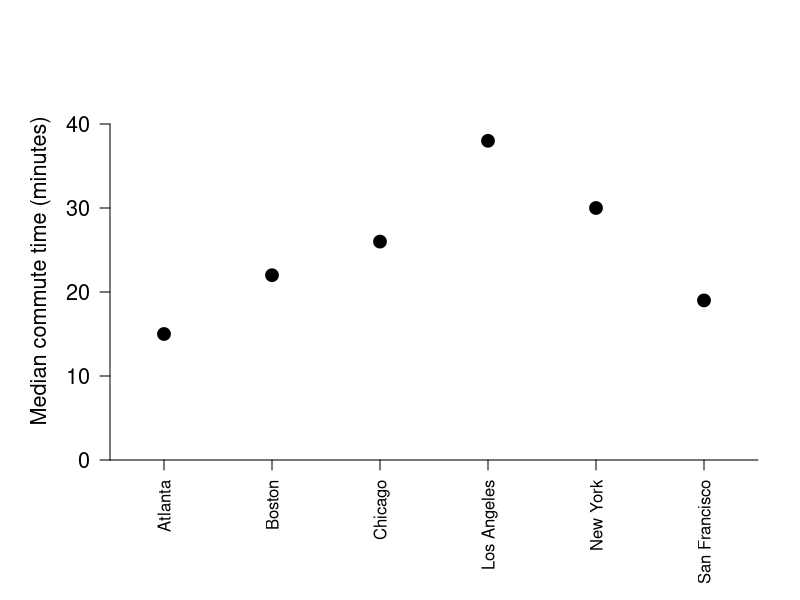
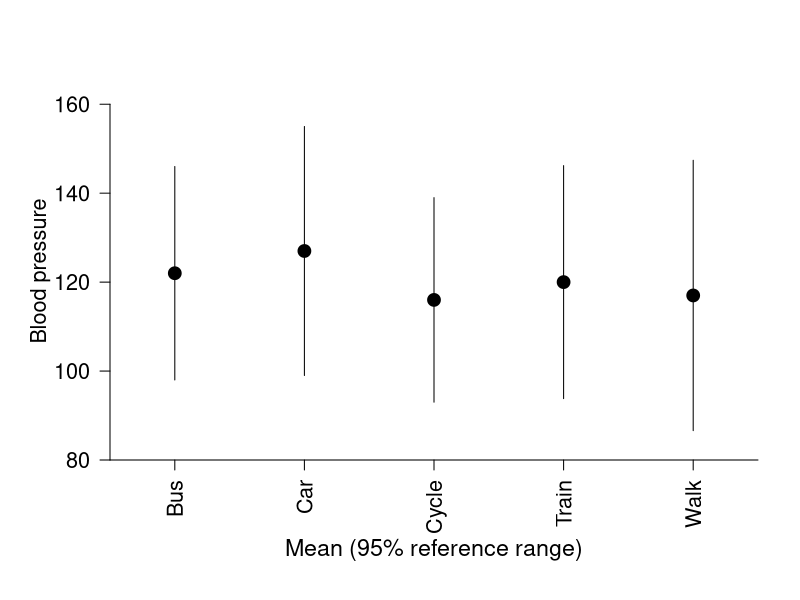

Reproduce these figures in R, in order.
############################################################################
# This is free and unencumbered software released into the public domain.
#
# Anyone is free to copy, modify, publish, use, compile, sell, or
# distribute this software, either in source code form or as a compiled
# binary, for any purpose, commercial or non-commercial, and by any
# means.
#
# In jurisdictions that recognize copyright laws, the author or authors
# of this software dedicate any and all copyright interest in the
# software to the public domain. We make this dedication for the benefit
# of the public at large and to the detriment of our heirs and
# successors. We intend this dedication to be an overt act of
# relinquishment in perpetuity of all present and future rights to this
# software under copyright law.
#
# THE SOFTWARE IS PROVIDED "AS IS", WITHOUT WARRANTY OF ANY KIND,
# EXPRESS OR IMPLIED, INCLUDING BUT NOT LIMITED TO THE WARRANTIES OF
# MERCHANTABILITY, FITNESS FOR A PARTICULAR PURPOSE AND NONINFRINGEMENT.
# IN NO EVENT SHALL THE AUTHORS BE LIABLE FOR ANY CLAIM, DAMAGES OR
# OTHER LIABILITY, WHETHER IN AN ACTION OF CONTRACT, TORT OR OTHERWISE,
# ARISING FROM, OUT OF OR IN CONNECTION WITH THE SOFTWARE OR THE USE OR
# OTHER DEALINGS IN THE SOFTWARE.
#
# For more information, please refer to <http://unlicense.org/>
############################################################################


# Chapter 5

# Figure 5.1: medians dot plot

commute<-c(15,
           22,
           26,
           38,
           30,
           19)
city<-as.factor(c('Atlanta',
                  'Boston',
                  'Chicago',
                  'Los Angeles',
                  'New York',
                  'San Francisco'))
myplot<-function() {
qmai<-par('mai')
nmai<-qmai
nmai[1]<-1.4
nmai[2]<-1.1
par(mai=nmai)
plot(as.numeric(city),commute,pch=19,
     cex=1.7,cex.axis=1.3,cex.lab=1.3,
     xaxt='n',yaxt='n',xaxs='i',yaxs='i',bty='n',
     xlim=c(0.5,6.5),ylim=c(0,45),
     xlab='',ylab='Median commute time (minutes)')
axis(side=1,at=0:7,labels=c('',levels(city),''),cex.axis=1,las=2)
axis(side=2,at=seq(from=0,to=40,by=10),cex.axis=1.3,las=1)
par(mai=qmai)
}
png('5-dotplot.png');myplot();dev.off();
svglite::svglite('5-dotplot.svg');myplot();dev.off();




# Figure 5.3: dot plot with error bars (for 95% reference range = 2SDs in this case)

bp<-c(122,
      127,
      116,
      120,
      117)
sd<-c(12,
      14,
      11.5,
      13.1,
      15.2)
travel<-as.factor(c('Bus',
                    'Car',
                    'Cycle',
                    'Train',
                    'Walk'))
myplot<-function() {
  qmai<-par('mai')
  nmai<-qmai
  nmai[1]<-1.4
  nmai[2]<-1.1
  par(mai=nmai)
  plot(as.numeric(travel),bp,pch=19,
       cex=1.7,cex.axis=1.3,cex.lab=1.3,
       xaxt='n',yaxt='n',xaxs='i',yaxs='i',bty='n',
       xlim=c(0.5,5.5),ylim=c(80,165),
       xlab='',ylab='Blood pressure',
       sub='Mean (95% reference range)',cex.sub=1.4)
  axis(side=1,at=0:6,labels=c('',levels(travel),''),cex.axis=1.3,las=2)
  axis(side=2,at=seq(from=80,to=160,by=20),cex.axis=1.3,las=1)
  for(i in 1:5){
    lines(x=c(i,i),y=bp[i]+(c(-2,2)*sd[i]))
  }
  par(mai=qmai)
}
png('5-meansplot-errorbars.png');myplot();dev.off();
svglite::svglite('5-meansplot-errorbars.svg');myplot();dev.off();
